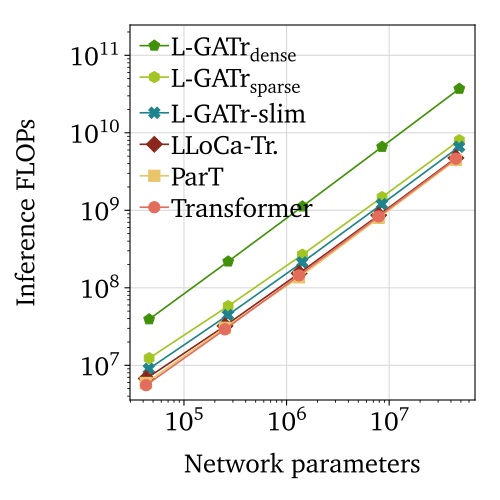

The Python source for this figure:
from matplotlib.backends.backend_pdf import PdfPages

from paper.metrics import load_data, merge_data, plot_metric_scatter
from paper.plot import COST_LABELS

ARCHS = ["tr", "part", "slim", "lloca", "lgatr", "lgatr-sparse"]
SIZES = [-2.0, -1.0, 0.0, 1.0, 2.0]


def main():
    basics = load_data("cost_estimate/basics.json")
    energy = load_data("cost_estimate/energy_model.json")
    for entry in energy.values():
        for arch in entry.values():
            arch["energy"] *= 1e-12
    cpu = merge_data(load_data("cost_estimate/inference_cpu.json"), basics)
    gpu = merge_data(load_data("cost_estimate/inference_gpu.json"), basics)
    train = merge_data(load_data("cost_estimate/train_gpu_bs512.json"), basics)
    # energy_model also has a "flops" key (estimated); keep it last so it wins
    # over the measured "flops" in basics, while "params" survives from basics.
    basics_energy = merge_data(basics, energy)

    pages = [
        (basics, "params", "flops", COST_LABELS["flops_measured"], False),
        (basics_energy, "params", "flops", COST_LABELS["flops_estimated"], False),
        (cpu, "params", "mean", COST_LABELS["inference_cpu"], True),
        (gpu, "params", "mean", COST_LABELS["inference_gpu_bs512"], True),
        (cpu, "params", "memory_rss", COST_LABELS["memory_cpu"], False),
        (gpu, "params", "memory_alloc", COST_LABELS["memory_gpu_bs512"], False),
        (basics_energy, "params", "energy", COST_LABELS["energy"], False),
        (train, "params", "mean", COST_LABELS["train_gpu_bs512"], True),
        (train, "params", "memory_alloc", COST_LABELS["memory_train_gpu_bs512"], True),
    ]

    with PdfPages("paper/cost.pdf") as pdf:
        for data, x_key, y_key, ylabel, yerr in pages:
            plot_metric_scatter(
                pdf,
                data,
                SIZES,
                xlabel=COST_LABELS["params"],
                ylabel=ylabel,
                archs=ARCHS,
                x_key=x_key,
                y_key=y_key,
                yerr=yerr,
                xscale="log",
                yscale="log",
            )


if __name__ == "__main__":
    main()
